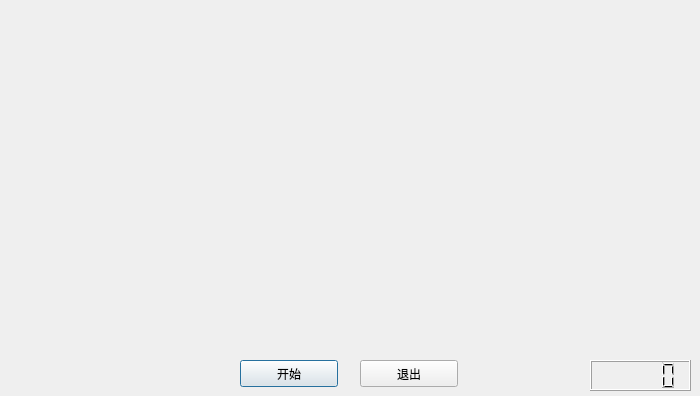
<?xml version="1.0" encoding="UTF-8"?>
<ui version="4.0">
 <class>Dialog</class>
 <widget class="QDialog" name="Dialog">
  <property name="geometry">
   <rect>
    <x>0</x>
    <y>0</y>
    <width>700</width>
    <height>396</height>
   </rect>
  </property>
  <property name="windowTitle">
   <string>Dialog</string>
  </property>
  <widget class="QPushButton" name="pushButton">
   <property name="geometry">
    <rect>
     <x>240</x>
     <y>360</y>
     <width>98</width>
     <height>27</height>
    </rect>
   </property>
   <property name="text">
    <string>开始</string>
   </property>
  </widget>
  <widget class="QLCDNumber" name="lcdNumber">
   <property name="geometry">
    <rect>
     <x>590</x>
     <y>360</y>
     <width>101</width>
     <height>31</height>
    </rect>
   </property>
  </widget>
  <widget class="QPushButton" name="pushButton_2">
   <property name="geometry">
    <rect>
     <x>360</x>
     <y>360</y>
     <width>98</width>
     <height>27</height>
    </rect>
   </property>
   <property name="text">
    <string>退出</string>
   </property>
  </widget>
 </widget>
 <layoutdefault spacing="6" margin="11"/>
 <resources/>
 <connections>
  <connection>
   <sender>pushButton_2</sender>
   <signal>clicked()</signal>
   <receiver>Dialog</receiver>
   <slot>close()</slot>
   <hints>
    <hint type="sourcelabel">
     <x>408</x>
     <y>373</y>
    </hint>
    <hint type="destinationlabel">
     <x>349</x>
     <y>197</y>
    </hint>
   </hints>
  </connection>
 </connections>
</ui>
